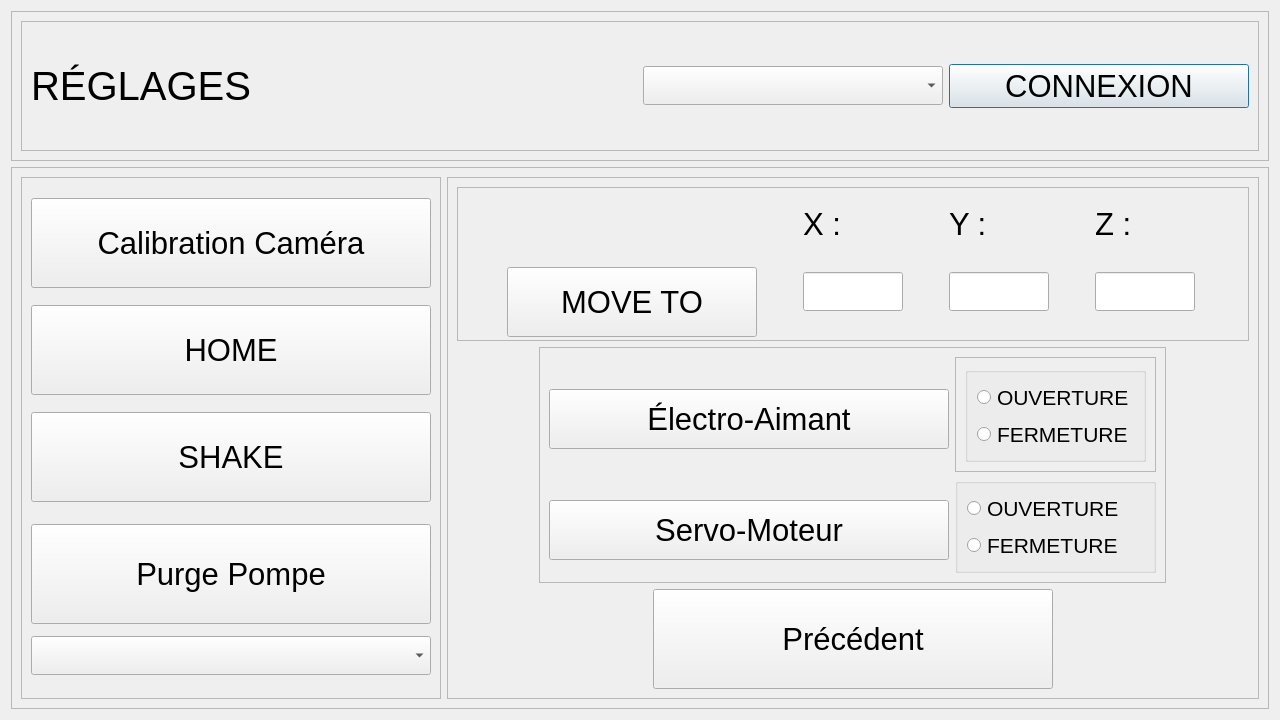
<?xml version="1.0" encoding="UTF-8"?>
<ui version="4.0">
 <class>Dialog</class>
 <widget class="QDialog" name="Dialog">
  <property name="geometry">
   <rect>
    <x>0</x>
    <y>0</y>
    <width>1280</width>
    <height>720</height>
   </rect>
  </property>
  <property name="minimumSize">
   <size>
    <width>1280</width>
    <height>720</height>
   </size>
  </property>
  <property name="maximumSize">
   <size>
    <width>3000</width>
    <height>3000</height>
   </size>
  </property>
  <property name="windowTitle">
   <string>Dialog</string>
  </property>
  <layout class="QVBoxLayout" name="verticalLayout">
   <item>
    <widget class="QFrame" name="frame">
     <property name="maximumSize">
      <size>
       <width>16777215</width>
       <height>150</height>
      </size>
     </property>
     <property name="frameShape">
      <enum>QFrame::StyledPanel</enum>
     </property>
     <property name="frameShadow">
      <enum>QFrame::Raised</enum>
     </property>
     <layout class="QHBoxLayout" name="horizontalLayout">
      <item>
       <widget class="QFrame" name="frame_4">
        <property name="frameShape">
         <enum>QFrame::StyledPanel</enum>
        </property>
        <property name="frameShadow">
         <enum>QFrame::Raised</enum>
        </property>
        <layout class="QHBoxLayout" name="horizontalLayout_2">
         <item>
          <widget class="QLabel" name="label">
           <property name="font">
            <font>
             <pointsize>30</pointsize>
            </font>
           </property>
           <property name="text">
            <string>RÉGLAGES</string>
           </property>
          </widget>
         </item>
         <item>
          <widget class="QComboBox" name="comboBox">
           <property name="maximumSize">
            <size>
             <width>300</width>
             <height>16777215</height>
            </size>
           </property>
           <property name="font">
            <font>
             <pointsize>20</pointsize>
            </font>
           </property>
          </widget>
         </item>
         <item>
          <widget class="QPushButton" name="connexion">
           <property name="maximumSize">
            <size>
             <width>300</width>
             <height>16777215</height>
            </size>
           </property>
           <property name="font">
            <font>
             <pointsize>23</pointsize>
            </font>
           </property>
           <property name="text">
            <string>CONNEXION</string>
           </property>
          </widget>
         </item>
        </layout>
       </widget>
      </item>
     </layout>
    </widget>
   </item>
   <item>
    <widget class="QFrame" name="frame_2">
     <property name="frameShape">
      <enum>QFrame::StyledPanel</enum>
     </property>
     <property name="frameShadow">
      <enum>QFrame::Raised</enum>
     </property>
     <layout class="QHBoxLayout" name="horizontalLayout_3">
      <item alignment="Qt::AlignRight">
       <widget class="QFrame" name="frame_3">
        <property name="frameShape">
         <enum>QFrame::StyledPanel</enum>
        </property>
        <property name="frameShadow">
         <enum>QFrame::Raised</enum>
        </property>
        <layout class="QVBoxLayout" name="verticalLayout_2">
         <item alignment="Qt::AlignHCenter">
          <widget class="QPushButton" name="bouton_calibration">
           <property name="minimumSize">
            <size>
             <width>400</width>
             <height>90</height>
            </size>
           </property>
           <property name="maximumSize">
            <size>
             <width>400</width>
             <height>90</height>
            </size>
           </property>
           <property name="font">
            <font>
             <pointsize>23</pointsize>
            </font>
           </property>
           <property name="text">
            <string>Calibration Caméra</string>
           </property>
          </widget>
         </item>
         <item alignment="Qt::AlignHCenter">
          <widget class="QPushButton" name="home_all">
           <property name="minimumSize">
            <size>
             <width>400</width>
             <height>90</height>
            </size>
           </property>
           <property name="maximumSize">
            <size>
             <width>400</width>
             <height>90</height>
            </size>
           </property>
           <property name="font">
            <font>
             <pointsize>23</pointsize>
            </font>
           </property>
           <property name="text">
            <string>HOME</string>
           </property>
          </widget>
         </item>
         <item>
          <widget class="QPushButton" name="shake">
           <property name="minimumSize">
            <size>
             <width>400</width>
             <height>90</height>
            </size>
           </property>
           <property name="maximumSize">
            <size>
             <width>400</width>
             <height>90</height>
            </size>
           </property>
           <property name="font">
            <font>
             <pointsize>23</pointsize>
            </font>
           </property>
           <property name="text">
            <string>SHAKE</string>
           </property>
          </widget>
         </item>
         <item alignment="Qt::AlignHCenter">
          <widget class="QPushButton" name="purge_pompes">
           <property name="minimumSize">
            <size>
             <width>400</width>
             <height>100</height>
            </size>
           </property>
           <property name="maximumSize">
            <size>
             <width>400</width>
             <height>90</height>
            </size>
           </property>
           <property name="font">
            <font>
             <pointsize>23</pointsize>
            </font>
           </property>
           <property name="text">
            <string>Purge Pompe</string>
           </property>
          </widget>
         </item>
         <item>
          <widget class="QComboBox" name="comboBox_pompes">
           <property name="font">
            <font>
             <pointsize>20</pointsize>
            </font>
           </property>
          </widget>
         </item>
        </layout>
       </widget>
      </item>
      <item>
       <widget class="QFrame" name="frame_5">
        <property name="frameShape">
         <enum>QFrame::StyledPanel</enum>
        </property>
        <property name="frameShadow">
         <enum>QFrame::Raised</enum>
        </property>
        <layout class="QGridLayout" name="gridLayout">
         <item row="0" column="0">
          <widget class="QFrame" name="frame_6">
           <property name="frameShape">
            <enum>QFrame::StyledPanel</enum>
           </property>
           <property name="frameShadow">
            <enum>QFrame::Raised</enum>
           </property>
           <layout class="QGridLayout" name="gridLayout_2">
            <item row="3" column="0">
             <widget class="QPushButton" name="move_to">
              <property name="minimumSize">
               <size>
                <width>0</width>
                <height>70</height>
               </size>
              </property>
              <property name="maximumSize">
               <size>
                <width>250</width>
                <height>50</height>
               </size>
              </property>
              <property name="font">
               <font>
                <pointsize>23</pointsize>
               </font>
              </property>
              <property name="text">
               <string>MOVE TO</string>
              </property>
             </widget>
            </item>
            <item row="3" column="2">
             <widget class="QLineEdit" name="position_x">
              <property name="maximumSize">
               <size>
                <width>100</width>
                <height>16777215</height>
               </size>
              </property>
              <property name="font">
               <font>
                <pointsize>20</pointsize>
               </font>
              </property>
             </widget>
            </item>
            <item row="3" column="4">
             <widget class="QLineEdit" name="position_z">
              <property name="maximumSize">
               <size>
                <width>100</width>
                <height>16777215</height>
               </size>
              </property>
              <property name="font">
               <font>
                <pointsize>20</pointsize>
               </font>
              </property>
             </widget>
            </item>
            <item row="2" column="2">
             <widget class="QLabel" name="label_4">
              <property name="maximumSize">
               <size>
                <width>16777215</width>
                <height>50</height>
               </size>
              </property>
              <property name="font">
               <font>
                <pointsize>23</pointsize>
               </font>
              </property>
              <property name="text">
               <string>X :</string>
              </property>
             </widget>
            </item>
            <item row="2" column="3">
             <widget class="QLabel" name="label_5">
              <property name="font">
               <font>
                <pointsize>23</pointsize>
               </font>
              </property>
              <property name="text">
               <string>Y :</string>
              </property>
             </widget>
            </item>
            <item row="3" column="3">
             <widget class="QLineEdit" name="position_y">
              <property name="maximumSize">
               <size>
                <width>100</width>
                <height>16777215</height>
               </size>
              </property>
              <property name="font">
               <font>
                <pointsize>20</pointsize>
               </font>
              </property>
             </widget>
            </item>
            <item row="2" column="4">
             <widget class="QLabel" name="label_6">
              <property name="font">
               <font>
                <pointsize>23</pointsize>
               </font>
              </property>
              <property name="text">
               <string>Z :</string>
              </property>
             </widget>
            </item>
           </layout>
          </widget>
         </item>
         <item row="1" column="0" alignment="Qt::AlignHCenter">
          <widget class="QFrame" name="frame_7">
           <property name="frameShape">
            <enum>QFrame::StyledPanel</enum>
           </property>
           <property name="frameShadow">
            <enum>QFrame::Raised</enum>
           </property>
           <layout class="QGridLayout" name="gridLayout_3">
            <item row="0" column="0">
             <widget class="QPushButton" name="bouton_electro">
              <property name="minimumSize">
               <size>
                <width>400</width>
                <height>60</height>
               </size>
              </property>
              <property name="maximumSize">
               <size>
                <width>400</width>
                <height>50</height>
               </size>
              </property>
              <property name="font">
               <font>
                <pointsize>23</pointsize>
               </font>
              </property>
              <property name="text">
               <string>Électro-Aimant</string>
              </property>
             </widget>
            </item>
            <item row="0" column="2">
             <widget class="QFrame" name="frame_9">
              <property name="maximumSize">
               <size>
                <width>10000</width>
                <height>16777215</height>
               </size>
              </property>
              <property name="frameShape">
               <enum>QFrame::StyledPanel</enum>
              </property>
              <property name="frameShadow">
               <enum>QFrame::Raised</enum>
              </property>
              <layout class="QVBoxLayout" name="verticalLayout_3">
               <item>
                <widget class="QGroupBox" name="groupBox">
                 <property name="title">
                  <string/>
                 </property>
                 <layout class="QVBoxLayout" name="verticalLayout_5">
                  <item>
                   <widget class="QRadioButton" name="radio_ouverture_electro">
                    <property name="font">
                     <font>
                      <pointsize>16</pointsize>
                     </font>
                    </property>
                    <property name="text">
                     <string>OUVERTURE</string>
                    </property>
                   </widget>
                  </item>
                  <item>
                   <widget class="QRadioButton" name="radio_fermeture_electro">
                    <property name="font">
                     <font>
                      <pointsize>16</pointsize>
                     </font>
                    </property>
                    <property name="text">
                     <string>FERMETURE</string>
                    </property>
                   </widget>
                  </item>
                 </layout>
                </widget>
               </item>
              </layout>
             </widget>
            </item>
            <item row="1" column="0">
             <widget class="QPushButton" name="bouton_servo">
              <property name="minimumSize">
               <size>
                <width>400</width>
                <height>60</height>
               </size>
              </property>
              <property name="maximumSize">
               <size>
                <width>400</width>
                <height>50</height>
               </size>
              </property>
              <property name="font">
               <font>
                <pointsize>23</pointsize>
               </font>
              </property>
              <property name="text">
               <string>Servo-Moteur</string>
              </property>
             </widget>
            </item>
            <item row="1" column="2">
             <widget class="QGroupBox" name="groupBox_2">
              <property name="title">
               <string/>
              </property>
              <layout class="QVBoxLayout" name="verticalLayout_6">
               <item>
                <widget class="QRadioButton" name="radio_ouverture_servo">
                 <property name="font">
                  <font>
                   <pointsize>16</pointsize>
                  </font>
                 </property>
                 <property name="text">
                  <string>OUVERTURE</string>
                 </property>
                </widget>
               </item>
               <item>
                <widget class="QRadioButton" name="radio_fermeture_servo">
                 <property name="font">
                  <font>
                   <pointsize>16</pointsize>
                  </font>
                 </property>
                 <property name="text">
                  <string>FERMETURE</string>
                 </property>
                </widget>
               </item>
              </layout>
             </widget>
            </item>
           </layout>
          </widget>
         </item>
         <item row="2" column="0" alignment="Qt::AlignHCenter">
          <widget class="QPushButton" name="precedent">
           <property name="minimumSize">
            <size>
             <width>400</width>
             <height>100</height>
            </size>
           </property>
           <property name="maximumSize">
            <size>
             <width>400</width>
             <height>100</height>
            </size>
           </property>
           <property name="font">
            <font>
             <pointsize>23</pointsize>
            </font>
           </property>
           <property name="text">
            <string>Précédent</string>
           </property>
          </widget>
         </item>
        </layout>
       </widget>
      </item>
     </layout>
    </widget>
   </item>
  </layout>
 </widget>
 <resources/>
 <connections/>
</ui>
